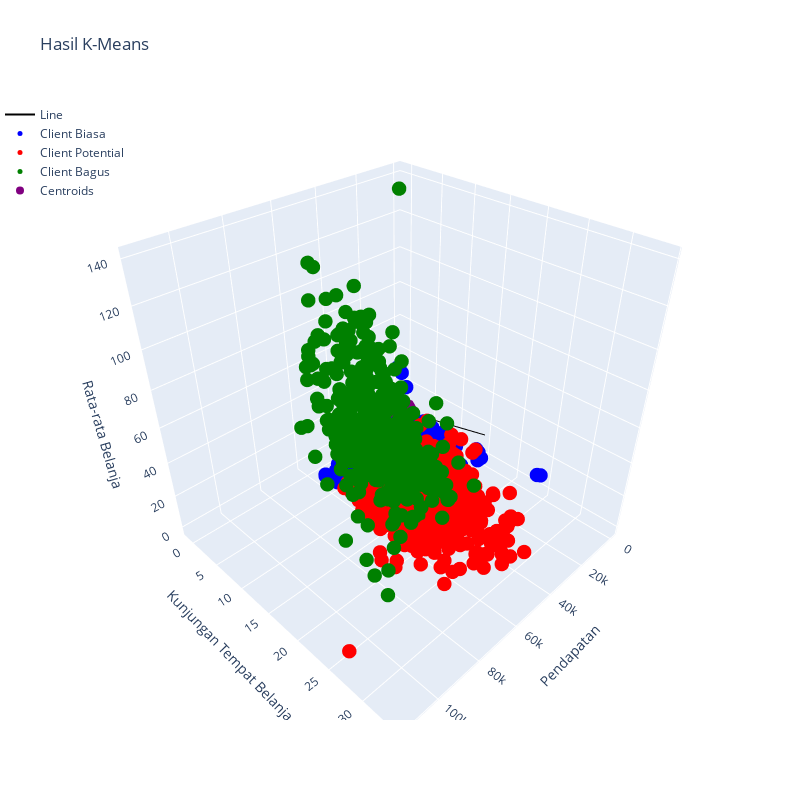

The cell this chart's notebook holds for it:
### Markdown cell above
Kode di atas digunakan untuk membuat plot 3D dari hasil klasterisasi menggunakan algoritma K-Means. Berikut penjelasan rinci dari setiap bagian kode:

1. **Setup Plot 3D**: Membuat plot 3D menggunakan `plt.axes(projection='3d')`.

2. **Membuat Garis 3D**: Membuat garis 3D menggunakan `plot3D()` dengan garis berwarna hitam.

3. **Plot Scatter untuk Setiap Klaster**: Setiap klaster (`df1`, `df2`, `df3`) diplot dalam bentuk scatter 3D menggunakan `scatter3D()`. Warna setiap klaster ditentukan sesuai dengan labelnya. Label untuk masing-masing klaster juga ditambahkan untuk keterangan di legenda. 

4. **Plot Titik Tengah Klaster**: Menambahkan titik tengah klaster (centroid) menggunakan `scatter()`. Titik-titik ini merepresentasikan pusat dari masing-masing klaster dan diwarnai ungu.

5. **Menambahkan Legenda dan Label Sum bu**: Menambahkan legenda untuk menyatakan keterangan tiap warna klaster dan label-sumbu untuk masing-masing sumbu (pendapatan, jumlah tempat belanja, dan rata-rata belanja). 

6. **Menambahkan Judul**: Menambahkan judul untuk plot.

7. **Menampilkan Plot**: Plot ditampilkan menggunakan `plt.show()`.

### Code cell
import plotly.graph_objs as go

# Definisikan data untuk garis
xline = np.linspace(0, 15, 1000)
yline = np.linspace(0, 15, 1000)
zline = np.linspace(0, 15, 1000)
line_trace = go.Scatter3d(x=xline, y=yline, z=zline, mode='lines', line=dict(color='black'), name='Line')

# Definisikan data untuk setiap cluster
scatter_traces = [
    go.Scatter3d(x=df1.Income, y=df1.total_spend_place, z=df1['Rata-rata-belanja'], mode='markers',
                 marker=dict(color='blue', size=5), name='Client Biasa'),
    go.Scatter3d(x=df2.Income, y=df2.total_spend_place, z=df2['Rata-rata-belanja'], mode='markers',
                 marker=dict(color='red', size=5), name='Client Potential'),
    go.Scatter3d(x=df3.Income, y=df3.total_spend_place, z=df3['Rata-rata-belanja'], mode='markers',
                 marker=dict(color='green', size=5), name='Client Bagus')
]

# Definisikan data untuk centroid
centroid_trace = go.Scatter3d(x=kmeans.cluster_centers_[:,0], y=kmeans.cluster_centers_[:,1],
                              z=kmeans.cluster_centers_[:,2], mode='markers',
                              marker=dict(color='purple', size=8), name='Centroids')

# Definisikan layout
layout = go.Layout(scene=dict(xaxis=dict(title='Pendapatan'), yaxis=dict(title='Kunjungan Tempat Belanja'), zaxis=dict(title='Rata-rata Belanja')),
                   margin=dict(l=0, r=0), height=800, width=800, title="Hasil K-Means", legend=dict(x=0, y=1))

# Definisikan figure
fig = go.Figure(data=[line_trace] + scatter_traces + [centroid_trace], layout=layout)

# Tampilkan plot
fig.show()

### Figure 1 — Plotly figure (JSON) as saved in the notebook; plotly's stock layout.template omitted (floating-point values rounded to 4 significant figures; data arrays with more than 128 entries replaced by an {"elided": "..."} marker saying what was removed)
{"data": [{"line": {"color": "black"}, "mode": "lines", "name": "Line", "type": "scatter3d", "x": {"elided": "1000 float values"}, "y": {"elided": "1000 float values"}, "z": {"elided": "1000 float values"}}, {"marker": {"color": "blue", "size": 5}, "mode": "markers", "name": "Client Biasa", "type": "scatter3d", "x": {"elided": "1039 float values"}, "y": {"elided": "1039 int values"}, "z": {"elided": "1039 float values"}}, {"marker": {"color": "red", "size": 5}, "mode": "markers", "name": "Client Potential", "type": "scatter3d", "x": {"elided": "699 float values"}, "y": {"elided": "699 int values"}, "z": {"elided": "699 float values"}}, {"marker": {"color": "green", "size": 5}, "mode": "markers", "name": "Client Bagus", "type": "scatter3d", "x": {"elided": "486 float values"}, "y": {"elided": "486 int values"}, "z": {"elided": "486 float values"}}, {"marker": {"color": "purple", "size": 8}, "mode": "markers", "name": "Centroids", "type": "scatter3d", "x": [-0.8474, 0.4086, 1.224], "y": [-0.9072, 0.9139, 0.625], "z": [-0.7658, 0.02832, 1.596]}], "layout": {"height": 800, "legend": {"x": 0, "y": 1}, "margin": {"l": 0, "r": 0}, "scene": {"xaxis": {"title": {"text": "Pendapatan"}}, "yaxis": {"title": {"text": "Kunjungan Tempat Belanja"}}, "zaxis": {"title": {"text": "Rata-rata Belanja"}}}, "title": {"text": "Hasil K-Means"}, "width": 800}}
